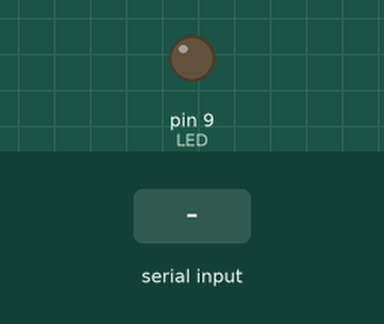
Recording of a sketch running on a simulated Arduino Uno, built with avr-gcc and run on an emulated ATmega328P. On the bench: output pins drawn as LEDs (lit = HIGH). The inputs (shaded band) are chosen by the test bench.

Above: at 1.2 s.
1.3 s: "N" received over the second serial link
At 2.5 s:
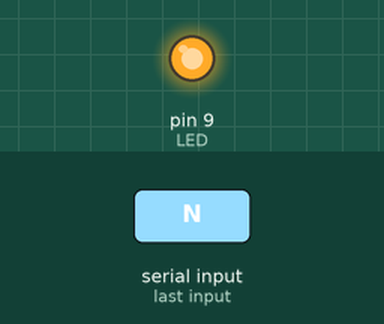
2.8 s: "F" received over the second serial link
At 4.0 s:
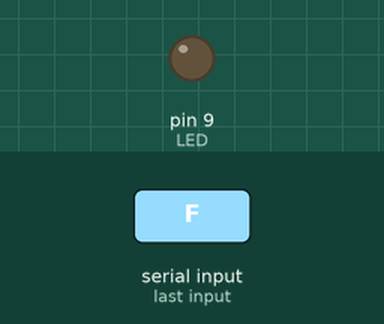
Timing chart, 0 to 5.8 s (numbered marks = the images above; inputs shaded):
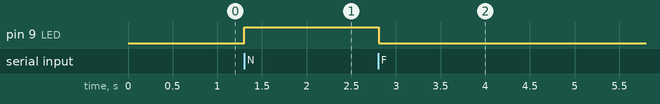

Measured:
- after the input at 1.3 s, pin 9 (LED): LOW → HIGH at once
- after the input at 2.8 s, pin 9 (LED): HIGH → LOW at once

The sketch:

sketch_Light_control_chapter1.ino
```cpp
#include <SoftwareSerial.h>
char BT_input;
int LED = 9;
SoftwareSerial BlueTooth(4, 5);

void setup() {
  // put your setup code here, to run once:
BlueTooth.begin(9600);
pinMode(LED, OUTPUT);
}

void loop() {
   if (BlueTooth.available()>0)
    {
    BT_input= BlueTooth.read();

    }
   if (BT_input == 'N')
    {
    digitalWrite(LED, HIGH);
     BlueTooth.print("LED IS ON");
    BlueTooth.print("\n\r");
    }
   else if(BT_input=='F'){
     digitalWrite(LED, LOW);
     BlueTooth.print("LED IS OFF");
     BlueTooth.print("\n\r");
    }
   }
```
